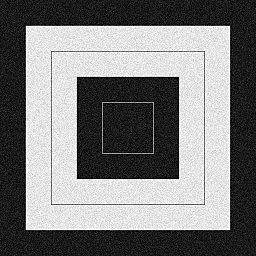
//> input picture gaussiano.jpg, 256 x 256 px
$ ./gaussino   (built with g++ and OpenCV 4)
//> lines starting //> are read from the running program, lines starting //| are printed output that depends on the picture
#include <iostream>
#include <opencv2/core/core.hpp>
#include <opencv2/imgproc/imgproc.hpp>
#include <opencv2/highgui/highgui.hpp>

using namespace std;
using namespace cv;

int main(){
const double PI = 4.0*atan(1.0) ;
 double sigma=  1.0;
 const int linhas=5;
 const int colunas=5;
 Mat img1 = imread("gaussiano.jpg", CV_LOAD_IMAGE_GRAYSCALE);
//> img1 is the input picture: 256 rows x 256 cols, CV_8UC1; min 0, max 255, mean 122.3
 Mat img2 = img1.clone();
  Mat img3 = img1.clone();
double total = 0;
double kernel2 [25];
int cont2 = 0;
double vetorKernel[5][5];

// Criar kerall fomula gausssina

for(int row=0; row < linhas; row++){
    for(int col = 0; col < colunas; col++){
        double valor = (1/(2*PI*pow(sigma,2)))*exp(-(pow(row-linhas/2,2)+pow(col-colunas/2,2))/(2*pow(sigma,2)));
        vetorKernel[row][col] = valor;
        total +=valor;

    }
}

// Normalizar vetor
for(int i =0; i < 5;i++){
    for(int j = 0; j < 5; j++){
    vetorKernel[i][j]= vetorKernel[i][j]/total;
    kernel2[cont2]= vetorKernel[i][j];
    cont2 +=1;

    }
}

// passar filtro na imagem]

int vert = 2;
int hori = 2;
int teste =0;
for(int y = 0; y < img1.rows; y++){
            for(int x = 0; x < img1.cols; x++){

                double pixel = 0.0;
                for (int i =0; i<5; i++){

                        for(int j = 0; j < 5; j++)
                        {
                           double soma = img1.at<uchar>(i+y-vert,j+x-hori) * vetorKernel[i][j];
                           pixel += soma;

                        }
                }

                img2.at<uchar>(y,x)= cvRound(pixel);
            }
}
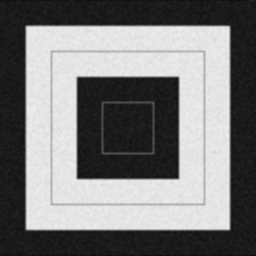
//> img2: 256 rows x 256 cols, CV_8UC1; min 12, max 240, mean 122.2


 for(int y = 1; y < img1.rows - 1; y++){
            double calc = 0.0;

            for(int x = 1; x < img1.cols - 1; x++){

                calc = img1.at<uchar>(y - 1 ,x - 1) * kernel2[0];
                calc = calc + img1.at<uchar>(y, x - 1) * kernel2[1];
                calc = calc + img1.at<uchar>(y+1, x - 1) * kernel2[2];
                calc = calc + img1.at<uchar>(y + 2, x - 1) * kernel2[3];
                calc = calc + img1.at<uchar>(y + 3, x - 1) * kernel2[4];


                calc = calc + img1.at<uchar>(y - 1 ,x) * kernel2[5];
                calc = calc + img1.at<uchar>(y, x) * kernel2[6];
                calc = calc + img1.at<uchar>(y+1, x) * kernel2[7];
                calc = calc + img1.at<uchar>(y + 2, x) * kernel2[8];
                calc = calc + img1.at<uchar>(y + 3, x) * kernel2[9];

                calc = calc + img1.at<uchar>(y - 1 ,x + 1) * kernel2[10];
                calc = calc + img1.at<uchar>(y, x + 1) * kernel2[11];
                calc = calc + img1.at<uchar>(y+1, x + 1) * kernel2[12];
                calc = calc + img1.at<uchar>(y + 2, x + 1) * kernel2[13];
                calc = calc + img1.at<uchar>(y + 3, x + 1) * kernel2[14];


                calc = calc + img1.at<uchar>(y - 1 ,x + 2) * kernel2[15];
                calc = calc + img1.at<uchar>(y, x + 2) * kernel2[16];
                calc = calc + img1.at<uchar>(y+1, x + 2) * kernel2[17];
                calc = calc + img1.at<uchar>(y + 2, x + 2) * kernel2[18];
                calc = calc + img1.at<uchar>(y + 3, x + 2) * kernel2[19];

                calc = calc + img1.at<uchar>(y - 1 ,x + 3) * kernel2[20];
                calc = calc + img1.at<uchar>(y, x + 3) * kernel2[21];
                calc = calc + img1.at<uchar>(y+1, x + 3) * kernel2[22];
                calc = calc + img1.at<uchar>(y + 2, x + 3) * kernel2[23];
                calc = calc + img1.at<uchar>(y + 3, x + 3) * kernel2[24];


                img3.at<uchar>(y,x) = cvRound(calc);


            }
        }
//> this loop made 254 passes
//> calc on passes 1 to 3: 22.97, 21.54, 23.3
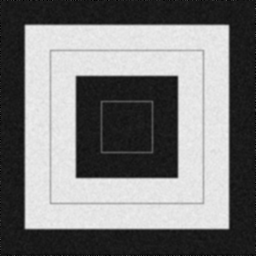
//> img3: 256 rows x 256 cols, CV_8UC1; min 0, max 240, mean 122.2


//namedWindow("calcHist Demo", WINDOW_AUTOSIZE );
imshow("imagem com ruindo", img1 );
imshow("imagem com filtro 1", img2);
imshow("imagem com filtro 2", img3);
waitKey(0);

    return 0;
}
